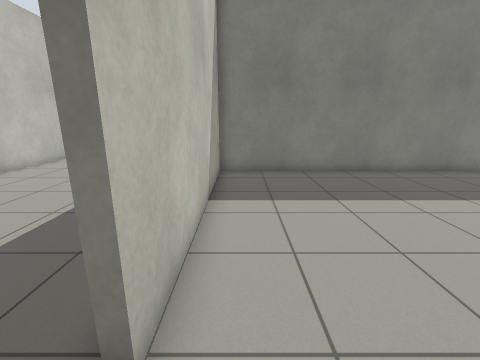
View 1 (above)

24 first-person views from a walk through a world built for the Gazebo simulator. The camera is 1.2 m above the floor, tilts 14° down and sees 90° across. The floor is counted in squares, 0.5 m on a side. Each view is taken from the middle of a square. On the plan, view 1 faces up. The plan holds only what a view shows up to about 16 squares ahead; the rest is blank. The place goes on beyond the plan. Simple patterns stand in for the simulator's built-in surfaces.

View 2
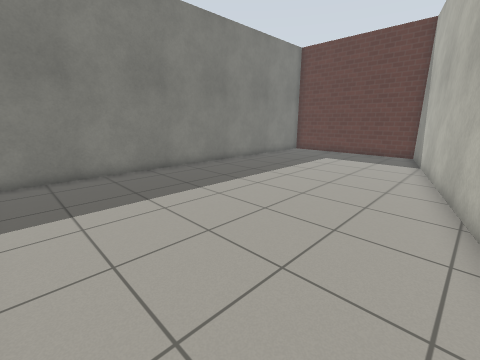

View 3
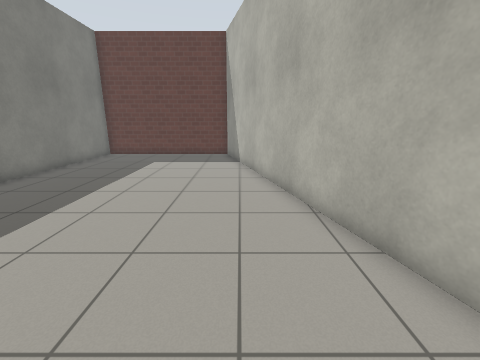

View 4
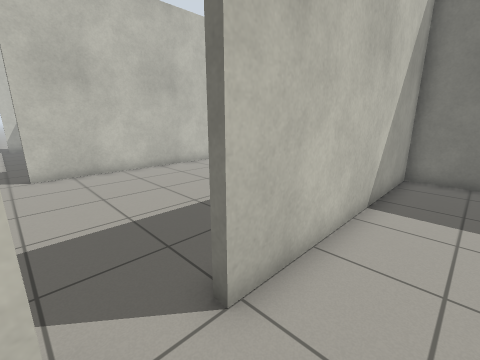

View 5
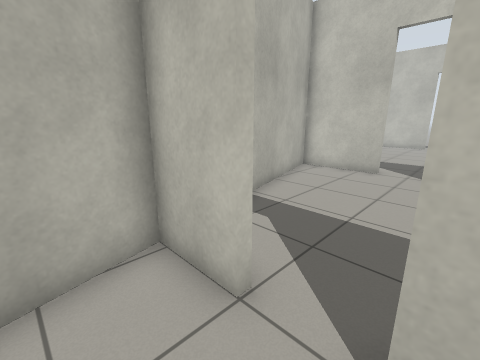

View 6
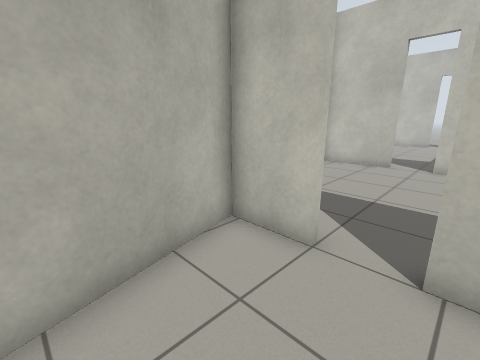

View 7
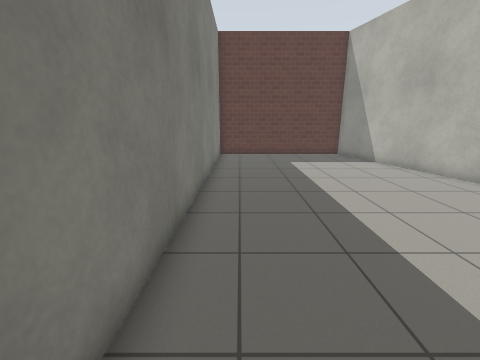

View 8
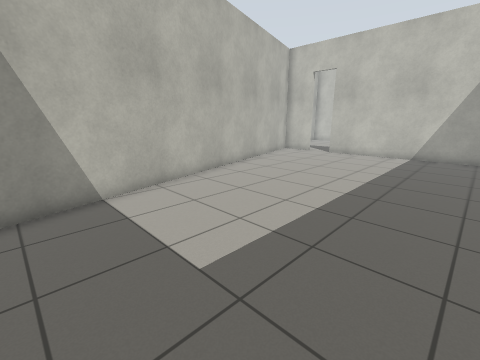

View 9
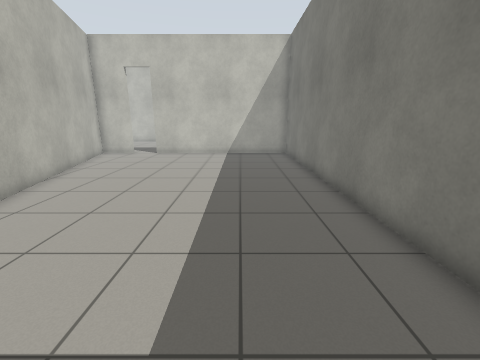

View 10
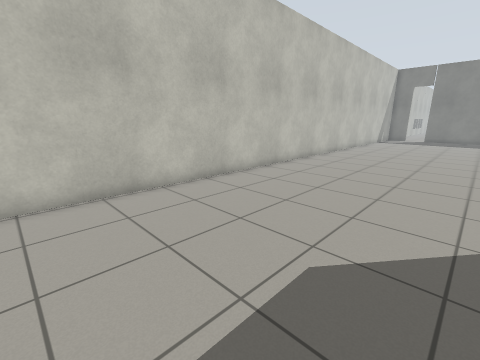

View 11
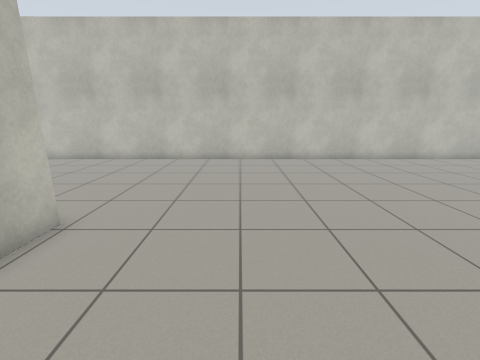

View 12
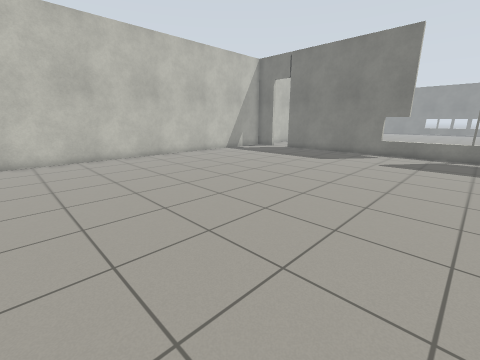

View 13
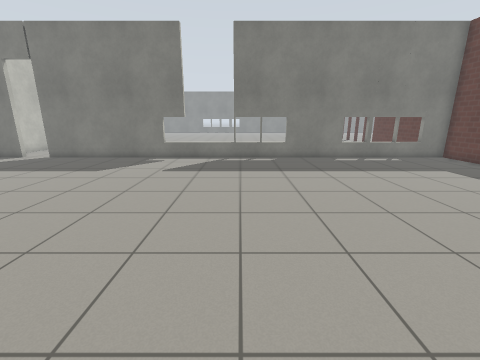

View 14
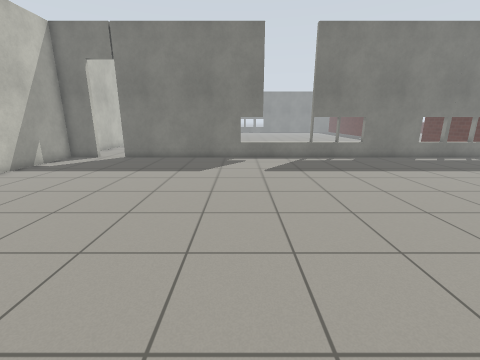

View 15
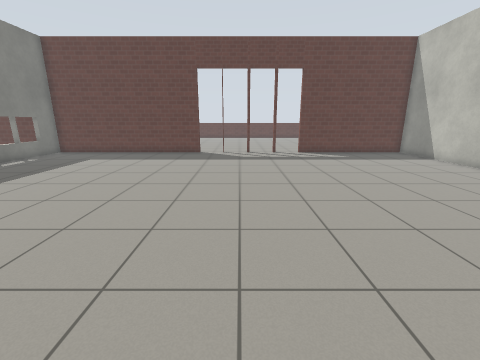

View 16
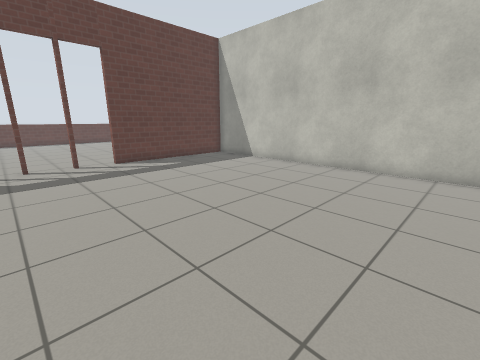

View 17
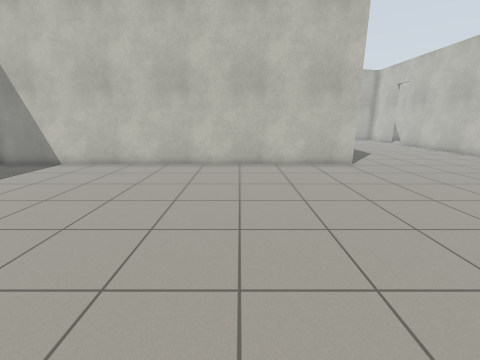

View 18
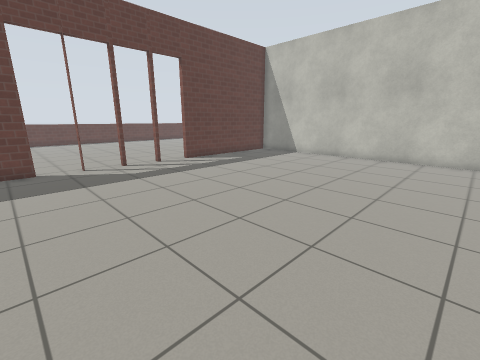

View 19
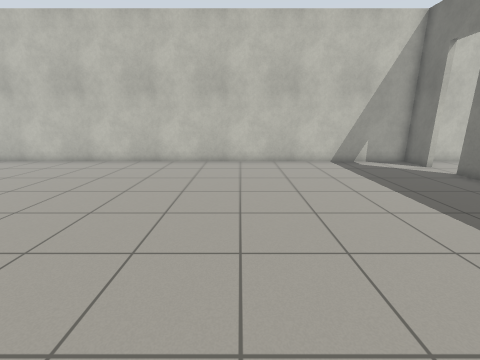

View 20
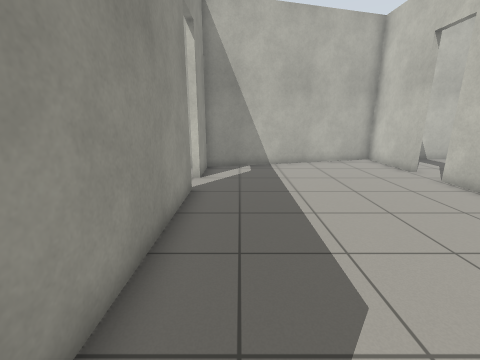

View 21
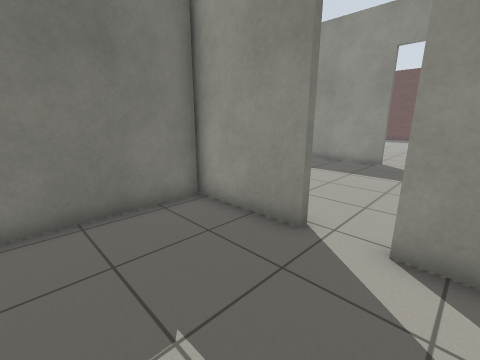

View 22
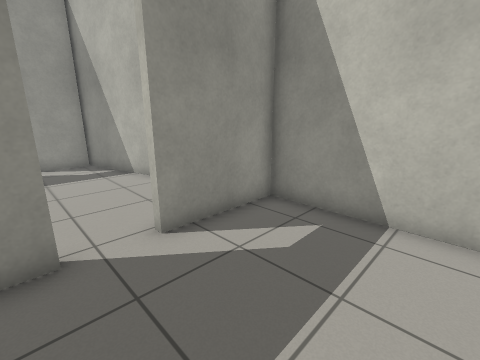

View 23
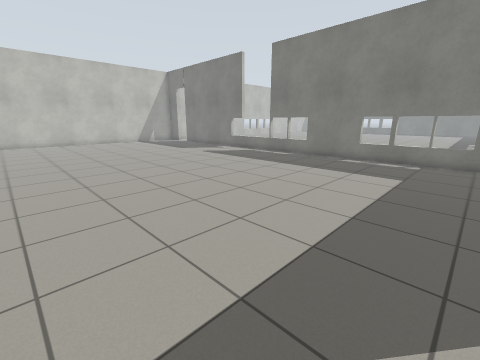

View 24
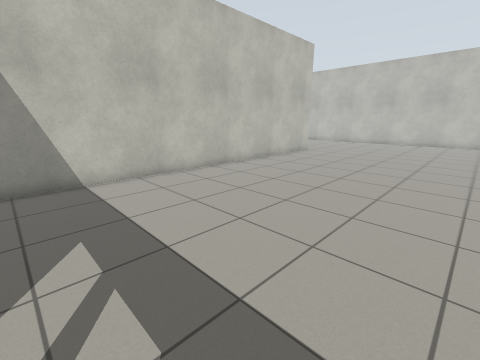

### Floor plan
Points are (right, up) in squares from view 1. A wall is a line through its corners. A room is listed if a view was taken in it or the views show most of it. See-through windows are left out.
Room 1 (views 1, 2, 3, 4, 5, 6, 7, 8, 9)
walls: (-1, 0) (-1, -2.4); (17.5, 11.4) (-1, 11.4) (-1, 1.8); (-0.7, -2.2) (17.5, 2.7)
ways out: open door at (-1, 0.5) to room 2
Room 2 (views 10, 11, 12, 13, 14, 15, 16, 17, 18, 19, 20, 23, 24)
walls: (-1.4, 11.7) (17.5, 11.7); (-9.2, 37.8) (-11.2, 37.8) (-11.2, 0.6); (-1.3, 1.8) (-1.3, 8.8); (17.5, 37.8) (-7.6, 37.8); (-1.3, -2.4) (-1.3, 0); (-11.2, -1.1) (-11.2, -5) (-0.7, -2.2)
ways out: open door at (-1, 0.5) to room 1; open door at (-11, -0.5) to room 3; opening at (-8.5, 38)
Room 3 (views 21, 22)
walls: (-11.4, 0.6) (-11.5, 4.4) (-16.4, 4.4); (-16.4, -5) (-11.4, -5) (-11.4, -1.1)
ways out: open door at (-11, -0.5) to room 2

Positions as (right, up) in squares from view 1, and headings:
1: (0, 0), facing up
2: (0, 0), facing up-right
3: (1, 2), facing right
4: (1, 0), facing up-left
5: (1, 2), facing down-left
6: (3, 2), facing down-left
7: (1, 10), facing right
8: (17, 10), facing down-left
9: (17, 8), facing left
10: (-3, 4), facing up-left
11: (4, 16), facing left
12: (5, 19), facing up-left
13: (5, 22), facing up
14: (0, 22), facing up
15: (0, 24), facing right
16: (4, 24), facing down-right
17: (5, 25), facing down
18: (5, 28), facing down-right
19: (3, 28), facing left
20: (-3, 10), facing down
21: (-16, -2), facing up-right
22: (-16, 1), facing down-right
23: (17, 22), facing up-left
24: (17, 22), facing down-left
